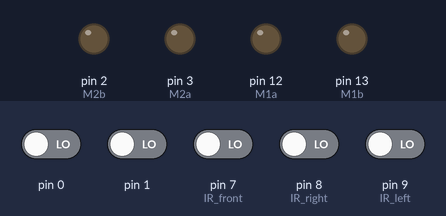
Bench run of a sketch on a simulated Arduino Uno, built with avr-gcc and run on an emulated ATmega328P. Parts: output pins drawn as LEDs (lit = HIGH). The test bench sets the inputs (shaded band); at power-on: pin 0, pin 1, pin 7 (IR_front), pin 8 (IR_right), pin 9 (IR_left) LOW.

Above: at 1.2 s.
1.3 s: pin 7 (IR_front) driven HIGH
At 3.5 s:
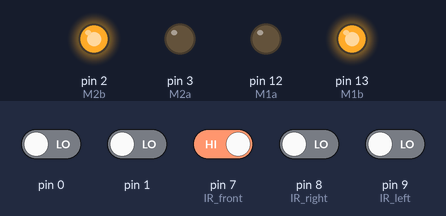
3.8 s: pin 7 (IR_front) driven LOW
At 5.2 s:
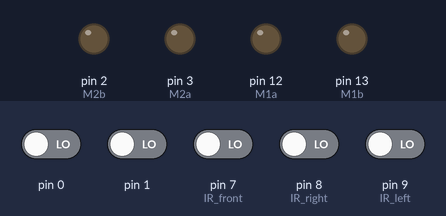
5.8 s: pin 8 (IR_right) driven HIGH
At 8.6 s:
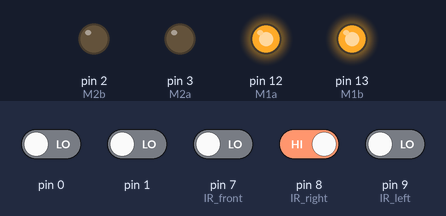
8.8 s: pin 8 (IR_right) driven LOW
At 10.6 s:
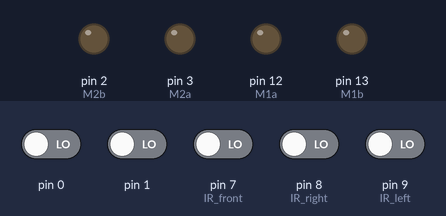
11.3 s: pin 9 (IR_left) driven HIGH
At 14.1 s:
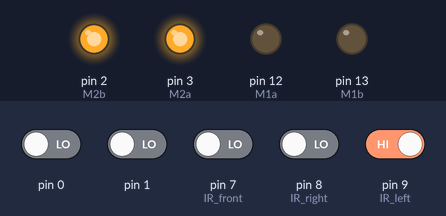
14.3 s: pin 7 (IR_front) driven HIGH and pin 8 (IR_right) driven HIGH
At 16.0 s:
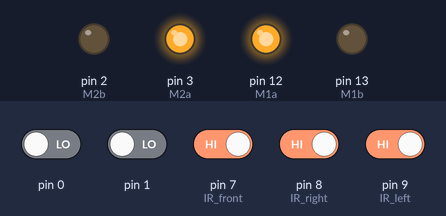
Timing chart, 0 to 17.5 s (numbered marks = the images above; inputs shaded):
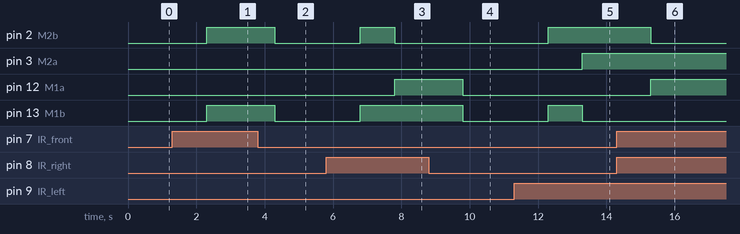

The sketch:

all_side_detection.ino
```cpp
int M1a = 12;
int M1b = 13;

int M2a = 3;
int M2b = 2;

int IR_front = 7;
int IR_right = 8;
int IR_left = 9;
int signal_front;
int signal_right;
int signal_left;

void setup() {
  pinMode(M1a,OUTPUT);
  pinMode(M1b,OUTPUT);
  pinMode(M2a,OUTPUT);
  pinMode(M2b,OUTPUT);
  pinMode(IR_front,INPUT);
  pinMode(IR_right,INPUT);
  pinMode(IR_left,INPUT);
  Serial.println(9600);
}

void forward() {
  digitalWrite(M1a,HIGH);
  digitalWrite(M1b,LOW);
  digitalWrite(M2a,HIGH);
  digitalWrite(M2b,LOW);
}

void right() {
  digitalWrite(M1a,HIGH);
  digitalWrite(M1b,HIGH);
  digitalWrite(M2a,LOW);
  digitalWrite(M2b,LOW);
}

void left() {
  digitalWrite(M1a,LOW);
  digitalWrite(M1b,LOW);
  digitalWrite(M2a,HIGH);
  digitalWrite(M2b,HIGH);
}

void backward () {
  digitalWrite(M1a,LOW);
  digitalWrite(M1b,HIGH);
  digitalWrite(M2a,LOW);
  digitalWrite(M2b,HIGH);
}

void stop() {
  digitalWrite(M1a,LOW);
  digitalWrite(M1b,LOW);
  digitalWrite(M2a,LOW);
  digitalWrite(M2b,LOW);
}

void loop()
{
  signal_front = digitalRead (IR_front);
  signal_right = digitalRead (IR_right);
  signal_left = digitalRead (IR_left);
  Serial.println (digitalRead(signal_front));
  Serial.println (digitalRead(signal_right));
  Serial.println (digitalRead(signal_left));

  if (signal_front == 1)
  {
    if (signal_right == 1)
    {
      if (signal_left == 1)
      {
        forward();
      }
      else if (signal_left == 0)
      {
          stop();
          delay(1000);
          backward();
          delay(2000);
      }

    }
    else if (signal_right == 0)
    {
      if (signal_left == 1)
      {
        stop();
        delay(1000);
        backward();
        delay(2000);
      }
      else if (signal_left == 0)
      {
        stop();
        delay(1000);
        backward();
        delay(2000);
      }
    }
  }

  else if (signal_front ==0)
  {
    if (signal_right == 1)
    {
      if (signal_left == 1)
      {
        stop();
        delay(1000);
        backward();
        delay(2000);
      }
      else if (signal_left == 0)
      {
        stop();
        delay(1000);
        backward();
        delay(1000);
        right();
        delay(2000);
      }
    }
    else if (signal_right == 0)
    {
      if (signal_left == 1)
      {
        stop();
        delay(1000);
        backward();
        delay(1000);
        left();
        delay(2000);
      }
      else if (signal_left == 0)
      {
        stop();
      }
    }
  }
}


//front___right___left
// 0       0       0
// 1       1       1

// 1       0       0
// 0       1       0
// 0       0       1

// 1       1       0
// 1       0       1
// 0       1       1
```

Measured:
- after the input at 1.3 s, pin 2 (M2b), pin 13 (M1b): LOW → HIGH after 1.0 s
- after the input at 3.8 s, pin 2 (M2b), pin 13 (M1b): goes on until 4.3 s, then stays LOW
- after the input at 5.8 s, pin 2 (M2b): LOW → HIGH after 1.0 s, → LOW 1.0 s later; pin 12 (M1a): LOW → HIGH after 2.0 s; pin 13 (M1b): LOW → HIGH after 1.0 s
- after the input at 8.8 s, pin 2 (M2b): stays LOW (without the input it goes to HIGH after 2.0 s); pin 13 (M1b): goes on until 9.8 s, then stays LOW
- after the input at 11.3 s, pin 2 (M2b): LOW → HIGH after 1.0 s; pin 3 (M2a): LOW → HIGH after 2.0 s; pin 13 (M1b): LOW → HIGH after 1.0 s, → LOW 1.0 s later
- after the input at 14.3 s, pin 2 (M2b): goes on until 15.3 s, then stays LOW; pin 3 (M2a): stays HIGH (without the input it goes to LOW after 1.0 s); pin 12 (M1a): LOW → HIGH after 1.0 s; pin 13 (M1b): stays LOW (without the input it goes to HIGH after 2.0 s)
